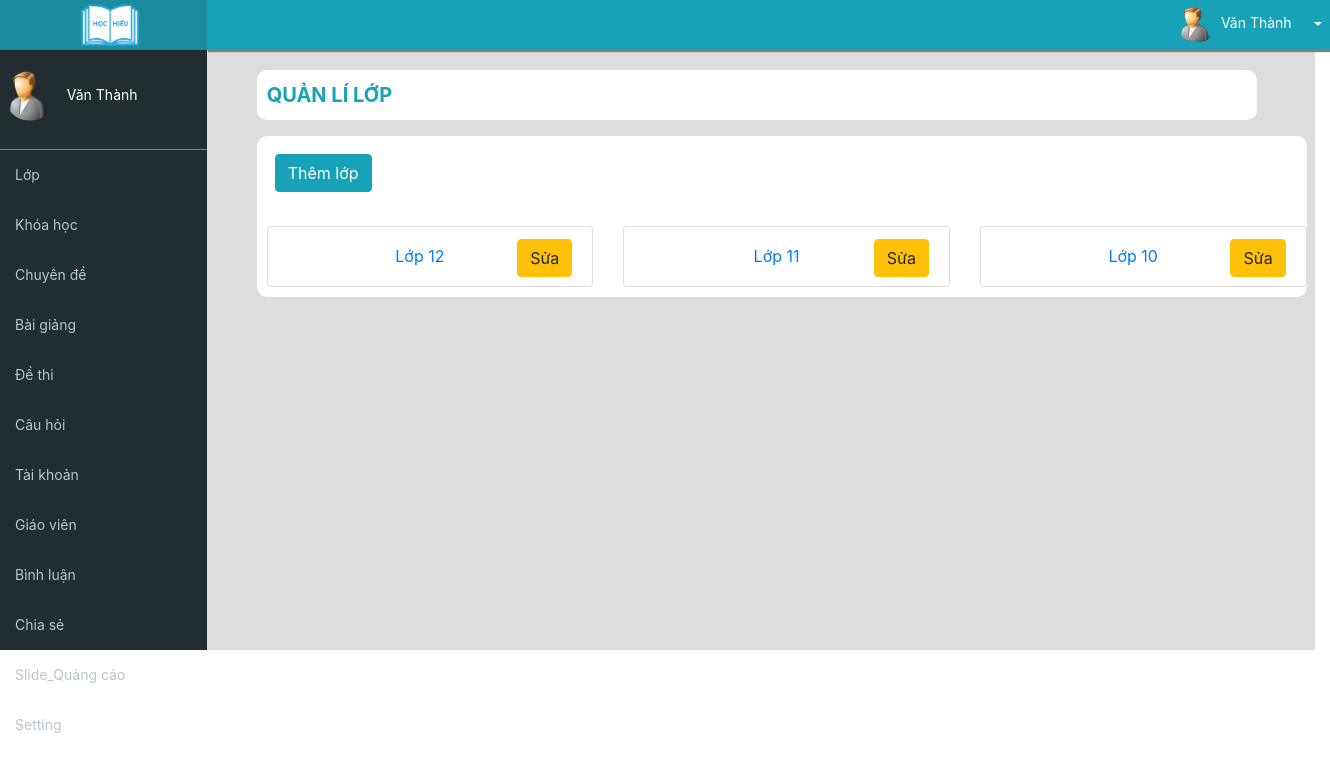
The page /admin/danhmuc.php (signed in) on the database its author committed.
### tables this page shows
CREATE TABLE `setting` (
  `logo` varchar(250) NOT NULL,
  `email` varchar(250) NOT NULL,
  `sdt` int(11) NOT NULL
);

CREATE TABLE `users` (
  `id_user` int(11) NOT NULL,
  `username` varchar(200) NOT NULL,
  `password` varchar(200) NOT NULL,
  `name` varchar(200) NOT NULL,
  `phone_numbers` int(11) NOT NULL,
  `email` varchar(200) NOT NULL,
  `birthday` date NOT NULL,
  `address` varchar(250) NOT NULL,
  `gender` int(11) NOT NULL,
  `image` varchar(250) NOT NULL,
  `role_id` int(11) NOT NULL,
  `status` int(11) NOT NULL
);

CREATE TABLE `category` (
  `id_category` int(11) NOT NULL,
  `name_category` varchar(200) NOT NULL,
  `image` varchar(200) NOT NULL
);

### commont/connect.php (called while the page is built, shortened)
<?php
$hostname='localhost';
$username='root';
$password='';
$database='duan1';
$options = array(PDO::MYSQL_ATTR_INIT_COMMAND => "SET NAMES utf8");
try
{
  $conn= new PDO("mysql:host=$hostname;dbname=$database",$username,$password,$options);
  $conn->setAttribute(PDO::ATTR_ERRMODE,PDO::ERRMODE_EXCEPTION);
		$sqlcategory="select * from category ";
		$querycategory=$conn->prepare($sqlcategory);
		$querycategory->execute();
		$rowcategory= $querycategory->fetchAll(PDO::FETCH_ASSOC);
		 $sqlsetting ="select * from setting ";
		$querysetting =$conn->prepare($sqlsetting);
		$querysetting->execute();
		$rowsetting = $querysetting->fetch(PDO::FETCH_ASSOC);
 function users($id){
	  global $conn;
		$sql="select * from users where id_user={$id} ";
		$query=$conn->prepare($sql);
		$query->execute();
		$row= $query->fetch(PDO::FETCH_ASSOC);
    return $row;
		}
  } catch(Exception $e){
	echo $e.getMessage();
}
 ?>

### admin/danhmuc.php (the view, shortened to what this page needs)
<?php require "../commont/connect.php" ?>
<!DOCTYPE html>
<html>
<head>
	<link rel="stylesheet" href="cssadmin.css">
	<link rel="stylesheet" href="../public/css/bootstrap.min.css">
</head>
<body>
	<div class="w-100">
		<div class="row " style="width: 100%">
 <?php include_once '../_share/admin/menu.php' ?>
		<div class="col-md-10" style="background: #ddd">
 <?php include_once '../_share/admin/header.php' ?>
			<div class="bodyad">
				<div class="thanbody">
				<p style="font-size: 20px;width:1000px;height:50px;background: white;line-height: 50px;padding-left: 10px;border-radius: 10px;color: #17a2b8;font-weight: bold">QUẢN LÍ LỚP</p>
				<div class="noidung">
				<div class="row">
						<div class="col-md-12">
							<div class="row" style="height: 30px">
			<div class="col-md-2" style="padding-bottom: 10px">
					<a href="danhmuc.php?themdanhmuc&&id_dm=<?php echo $id_dm ?>" style="margin-left: 8px"  class="btn btn-info">Thêm lớp</a>
			</div>
							</div>
						</div>
						<div class="col-md-12">
						<ul class="list-group">
						<div class="row">
							<?php foreach ($rowcategory as $value){ ?>
						<div class="col-md-4">
						  <a style="color:<?php if ($value['id_category']==$id_dm){ echo 'white' ;} ?>;line-height: 35px;margin-left: 35px" href="danhmuc.php?id_dm=<?php echo $value['id_category'] ?>"><li class="list-group-item <?php if ($value['id_category']==$id_dm){ echo 'active' ;} ?> btn sm"><?php echo $value['name_category']; ?>
						  <a href="danhmuc2.php?id_dm=<?php echo $value['id_category'] ?>" class="btn btn-warning" style="float: right;">Sửa</a>
						  </li>
						  </a>
						</div>
						<?php } ?>
						</ul>
						</div>
				</div>
		</div>
	</div>
</body>
</html>

### _share/admin/menu.php (shortened to what this page needs)
<div class="col-md-2" style="background: #222d32">
		<div style="height:50px;width:220px;background: #198d9f;text-align: center;">
			<img src="../image/<?php echo $rowsetting['logo']; ?>" style="width:70px;">
		</div>
		<div class="ten">
			<img src="../public/images/user/<?php echo users($_SESSION['account']['id'])['image']; ?>" style="width:50px;height:50px;border-radius: 100%;margin-left: 5px">
			&nbsp;&nbsp;<?php echo users($_SESSION['account']['id'])['name']; ?>
		</div>
		<div style="width: 210px;height:500px;font-size: 14px;color: #b8c7ce">
			<div class="boxmenu">
				<a href="danhmuc.php" class="thea5"><p>Lớp 	</p></a>
			</div>
			<div class="boxmenu">
				<a href="khoahoc.php" class="thea5"><p>Khóa học</p></a>
			</div>
			<div class="boxmenu">
				<a href="chuyende.php" class="thea5"><p>Chuyên đề</p></a>
			</div>
			<div class="boxmenu">
				<a href="baigiang.php" class="thea5"><p>Bài giảng</p></a>
			</div>
			<div class="boxmenu">
				<a href="dethi.php" class="thea5"><p>Đề thi</p></a>
			</div>
			<div class="boxmenu">
				<a href="cauhoi.php" class="thea5"><p>Câu hỏi</p></a>
			</div>
			<div class="boxmenu">
				<a href="taikhoan.php" class="thea5"><p>Tài khoản</p></a>
			</div>
			<div class="boxmenu">
				<a href="giaovien.php" class="thea5"><p>Giáo viên</p></a>
			</div>
			<div class="boxmenu">
				<a href="binhluan.php" class="thea5"><p>Bình luận</p></a>
			</div>
			<div class="boxmenu">
				<a href="chiase.php" class="thea5"><p>Chia sẻ</p></a>
			</div>
				<div class="boxmenu">
				<a href="slide.php" class="thea5"><p>Slide_Quảng cáo</p></a>
			</div>
				<div class="boxmenu">
				<a href="setting.php" class="thea5"><p>Setting</p></a>
			</div>
		</div>
	</div>

### _share/admin/header.php (shortened to what this page needs)
<div class="headerad" style="background: #17a2b8;border-radius: none">
				<div class="btn-group" style="float: right;">
				  <button type="button" class="btn btn-info" style="font-size: 14px">	<img src="../public/images/user/<?php echo users($_SESSION['account']['id'])['image']; ?>" style="width:40px;height:35px;border-radius: 100px;"> <?php echo users($_SESSION['account']['id'])['name']; ?> </button>
				  <button type="button" class="btn btn-info dropdown-toggle dropdown-toggle-split" data-toggle="dropdown" aria-haspopup="true" aria-expanded="false">
				  </button>
				</div>
	</div>

### admin/cssadmin.css (style rules this page uses)
* { margin:0px;padding:0px;box-sizing: border-box; }
.headerad { width: 1125px;height: 50px;background: white;margin-left: -15px;box-shadow: 2px 1px 1px 1px gray;border-radius: 0px }
.bodyad { width: 1120px;background: none;margin-top: 10px;border-radius: 10px }
.ten { width: 210px;height: 100px;background: none;border-bottom: 1px solid gray;font-size: 14px;color: white }
.boxmenu { width: 210px;height: 50px;line-height: 50px;background: none; }
.boxmenu p { margin-left: 15px }
.thea5 { color:#b8c7ce; }
.thanbody { width: 1050px;background: none;margin: auto;padding-top: 10px }
.noidung { width: 1050px;background: white;line-height: 50px;padding-left: 10px;border-radius: 10px;padding-top: 10px;padding-bottom:10px;margin-bottom: 20px }

### rows shown on the page
setting: logo (picture)
users: image (picture), name "Văn Thành"
category: name_category "Lớp 12"
category: $value['id_category'] 3 (drawn), name_category "Lớp 11"
category: name_category "Lớp 10"
